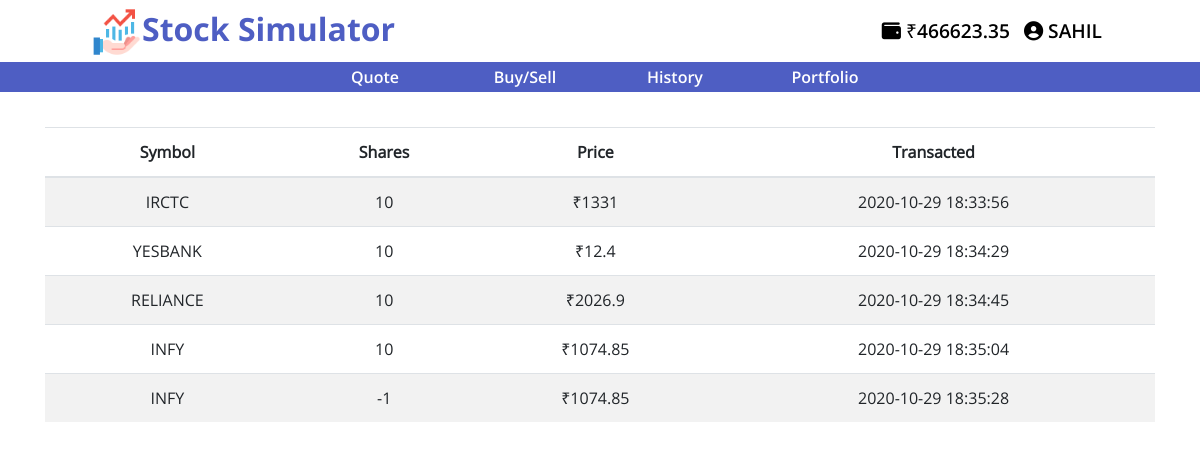
Screenshot of /history (signed in) with the database file from the repository.
### tables this page shows
CREATE TABLE 'users' ('id' INTEGER PRIMARY KEY AUTOINCREMENT NOT NULL, 'username' TEXT NOT NULL, 'hash' TEXT NOT NULL, 'cash' NUMERIC NOT NULL DEFAULT 10000.00 );

CREATE TABLE "history" (
	"id"	INTEGER NOT NULL,
	"symbol"	TEXT NOT NULL,
	"shares"	INTEGER NOT NULL,
	"price"	NUMERIC NOT NULL,
	"transacted"	TEXT NOT NULL
);

### app.py (the view)
@app.route("/history")
@login_required
def history():
    user = db.execute("SELECT username FROM users WHERE id = :id", id= session['user_id'])
    cash = db.execute("SELECT cash FROM users WHERE id=:id", id= session['user_id'])
    symbol=list()
    share=list()
    price=list()
    transacted=list()
    sy = db.execute("SELECT symbol FROM history WHERE id = :id", id= session['user_id'])
    sh = db.execute("SELECT shares FROM history WHERE id = :id", id= session['user_id'])
    pr = db.execute("SELECT price FROM history WHERE id = :id", id= session['user_id'])
    tr = db.execute("SELECT transacted FROM history WHERE id = :id", id= session['user_id'])
    for i in range (len(sy)):
        symbol.append(sy[i]["symbol"].upper())
    for i in range (len(sh)):
        share.append(sh[i]["shares"])
    for i in range (len(pr)):
        price.append(pr[i]["price"])
    for i in range (len(tr)):
        transacted.append(tr[i]["transacted"])
    data = zip(symbol,share,price,transacted)
    return render_template("history.html", data=data, user=user[0]["username"], cash=cash[0]["cash"])

### helpers.py (called while the page is built)
def login_required(f):
    @wraps(f)
    def decorated_function(*args, **kwargs):
        if session.get("user_id") is None:
            return redirect(url_for("login", next=request.url))
        return f(*args, **kwargs)
    return decorated_function

### templates/history.html (shortened to what this page needs)
{% extends "layout.html" %}
{% block main %}
<div class = "container">
<table class="table table-striped">
    <thead>
    <tr>
        <th>Symbol</th>
        <th>Shares</th>
        <th>Price</th>
        <th>Transacted</th>
    </tr>
    </thead>
    {% for row in data %}
    <tr>
        <td>{{row[0]}}</td>
        <td>{{row[1]}}</td>
        <td>₹{{row[2]}}</td>
        <td>{{row[3]}}</td>
    </tr>
    {% endfor %}
</table>
</div>
{% endblock %}

### templates/layout.html (shortened to what this page needs)
<!DOCTYPE html>
<html lang="en">
    <head>
        <link rel="stylesheet" href="static/css/alert.css">
        <link href="{{ url_for('static', filename='styles.css') }}" rel="stylesheet">
        <link rel="stylesheet" href="https://stackpath.bootstrapcdn.com/bootstrap/4.5.2/css/bootstrap.min.css">
    </head>
    <body>
        <nav class="navbar navbar-expand-lg fixed-top">
            <a class="navbar-brand" href="{{ url_for('index') }}"><img src="static/images/risk.png" class="logo">Stock Simulator</a>
            <div class="collapse navbar-collapse" id="navbarSupportedContent">
                {% if session.user_id %}
                <ul class="navbar-nav ml-auto">
                    <li class="nav-item"><a class="nav-link" href="{{ url_for('wallet') }}"><i class="fas fa-wallet"></i> ₹{{"%.2f"|format(cash)}}</a></li>
                    <li class="nav-item">
                        <div class="dropdown">
                            <button data-toggle="dropdown" class="userButton"><i class="fas fa-user-circle"></i> {{user}}</button>
                        </div>
                    </li>
                </ul>
                {% else %}
                <ul class="navbar-nav ml-auto">
                    <li class="nav-item"><a class="nav-link" href="{{ url_for('register') }}">Register</a></li>
                    <li class="nav-item"><a class="nav-link" href="{{ url_for('logout') }}">Log In</a></li>
                </ul>
                {% endif %}
            </div>
        </nav>
        <nav class="category-nav">
            <button class="category-nav-link">
                <a href="{{ url_for('quote') }}">Quote</a>
            </button>
            <button class="category-nav-link">
                <a href="{{ url_for('trade') }}">Buy/Sell</a>
            </button>
            <button class="category-nav-link">
                <a href="{{ url_for('history')}}">History</a>
            </button>
            <button class="category-nav-link">
                <a href="{{ url_for('portfolio')}}">Portfolio</a>
            </button>
        </nav>
        <main>
            {% block main %}{% endblock %}
        </main>
    </body>
</html>

### static/css/alert.css (style rules this page uses)
button, .dot { cursor: pointer; }

### static/styles.css (style rules this page uses)
body { padding-top: 127px; font-family: OpenSans-Regular !important; }
.container { margin-left: auto; margin-right: auto; text-align: center; }
nav.navbar.navbar-expand-lg.fixed-top { padding: 0 5.75rem; background: white; }
.logo { max-width: 50px; }
a.navbar-brand { color: #4e5ec3; font-family: OpenSans-Bold; font-size: 2em; }
a.nav-link { color: black; font-family: OpenSans-SemiBold; font-size: 1.2em; }
.userButton { background: transparent; outline: none !important; border: none; height: 45px; text-transform: uppercase; font-family: OpenSans-Semibold; font-size: 1.2em; }
.category-nav { display: inline-flex; width: 100%; background: #4e5ec3; height: 30px; align-items: center; justify-content: center; position: fixed; top: 62px; z-index: 100; }
.category-nav-link { background: none; border: none; outline: none; width: 150px; }
.category-nav-link a { color: white; text-decoration: none; font-family: OpenSans-SemiBold; }
main td { text-align: center; }

### rows the page displays
users: cash "466623.35", username "SAHIL"
history: symbol "IRCTC", shares "10", price "1331", transacted "2020-10-29 18:33:56"
history: symbol "YESBANK", shares "10", price "12.4", transacted "2020-10-29 18:34:29"
history: symbol "RELIANCE", shares "10", price "2026.9", transacted "2020-10-29 18:34:45"
history: symbol "INFY", shares "10", price "1074.85", transacted "2020-10-29 18:35:04"
history: symbol "INFY", shares "-1", price "1074.85", transacted "2020-10-29 18:35:28"
